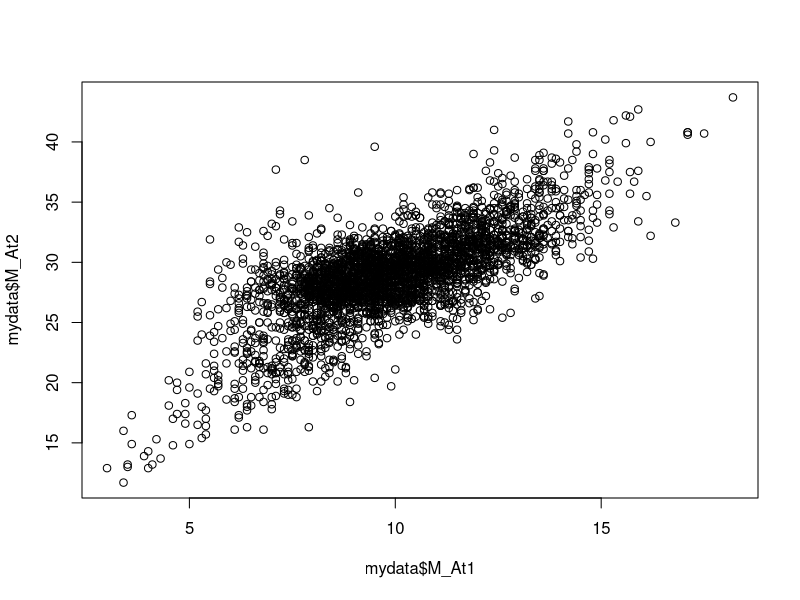
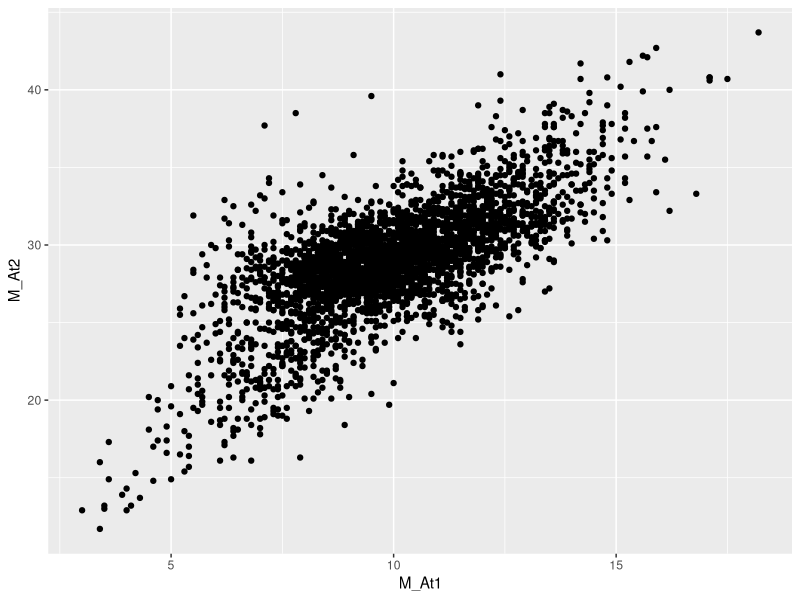

Recreate these plots in R, in order.
## ---- chunk 1
library(tufte)
# invalidate cache when the tufte version changes
knitr::opts_chunk$set(tidy = FALSE, cache.extra = packageVersion('tufte'))
options(htmltools.dir.version = FALSE)
## ---- chunk 2
2 + 2
## ---- chunk 3
# Creating a few objects --------------------------

# text should be inside double quotes
today <- "Monday"
# numbers can be small, long or with decimals
howManyPeople <- 21
# Sometimes we need to save yes or no answers, 
# write TRUE or FALSE in upper case
myAnswer <- TRUE
## ---- chunk 4
track <- c(10, 2, 5.3, 6, -25, 14) # numeric vector
track
## ---- chunk 5
vectorChar <- c("one", "two", "three") # character vector
vectorChar
vectorLogi <- c(TRUE, TRUE, FALSE) # logical vector
vectorLogi
## ---- chunk 6
mydata <- read.csv(file = "../data/example.csv")
## ---- chunk 7
# let's now create a plot
plot(x = mydata$M_At1, y = mydata$M_At2)
## ---- chunk 8
library(ggplot2)

ggplot(data = mydata, 
       mapping = aes(x = M_At1, y = M_At2)) +
  geom_point()
